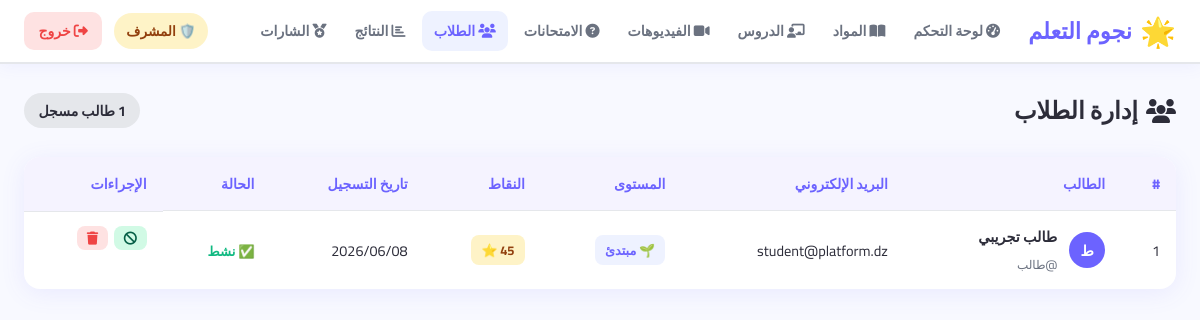
/admin/students (signed in), run on the app's committed database.
### app/models.py (models this page shows, shortened)
class User(UserMixin, db.Model):
    __tablename__ = 'users'
    id            = db.Column(db.Integer, primary_key=True)
    username      = db.Column(db.String(64), unique=True, nullable=False)
    email         = db.Column(db.String(120), unique=True, nullable=False)
    password_hash = db.Column(db.String(256))
    role          = db.Column(db.String(20), default='student')
    full_name     = db.Column(db.String(120))
    points        = db.Column(db.Integer, default=0)
    level         = db.Column(db.Integer, default=1)
    created_at    = db.Column(db.DateTime, default=datetime.utcnow)
    is_active     = db.Column(db.Boolean, default=True)
    attempts  = db.relationship('QuizAttempt',   backref='student', lazy='dynamic')
    progress  = db.relationship('LessonProgress', backref='student', lazy='dynamic')
    badges    = db.relationship('UserBadge',      backref='student', lazy='dynamic')
    def is_admin(self):          return self.role == 'admin'
    def get_level_title(self):
        return {1:'🌱 مبتدئ',2:'⭐ متقدم',3:'🚀 محترف',4:'🏆 خبير',5:'👑 بطل'}.get(self.level,'👑 بطل')

### app/admin/routes.py (the view)
@admin.route('/students')
@admin_required
def students():
    return render_template('admin/students.html',
                           students=User.query.filter_by(role='student').order_by(User.created_at.desc()).all())

### app/admin/routes.py (called while the page is built)
def admin_required(f):
    @wraps(f)
    def decorated(*args, **kwargs):
        if not current_user.is_authenticated or not current_user.is_admin():
            flash('ليس لديك صلاحية الوصول', 'danger')
            return redirect(url_for('student.dashboard'))
        return f(*args, **kwargs)
    return login_required(decorated)

### app/models.py (called while the page is built)
@login_manager.user_loader
def load_user(user_id):
    return User.query.get(int(user_id))

### templates/admin/students.html (shortened to what this page needs)
{% extends "base.html" %}
{% block content %}
<div class="admin-page">
  <div class="admin-header">
    <h1><i class="fas fa-users"></i> إدارة الطلاب</h1>
    <span class="header-count">{{ students|length }} طالب مسجل</span>
  </div>
  <div class="admin-table-wrap">
    <table class="admin-table">
      <thead>
        <tr>
          <th>#</th>
          <th>الطالب</th>
          <th>البريد الإلكتروني</th>
          <th>المستوى</th>
          <th>النقاط</th>
          <th>تاريخ التسجيل</th>
          <th>الحالة</th>
          <th>الإجراءات</th>
        </tr>
      </thead>
      <tbody>
        {% for s in students %}
        <tr>
          <td>{{ loop.index }}</td>
          <td>
            <div class="student-cell">
              <div class="mini-avatar">{{ s.username[0].upper() }}</div>
              <div>
                <strong>{{ s.full_name or s.username }}</strong>
                <br><small class="text-muted">@{{ s.username }}</small>
              </div>
            </div>
          </td>
          <td>{{ s.email }}</td>
          <td>
            <span class="level-badge-sm">{{ s.get_level_title() }}</span>
          </td>
          <td><span class="pts-tag">{{ s.points }} ⭐</span></td>
          <td>{{ s.created_at.strftime('%Y/%m/%d') }}</td>
          <td>
            <span class="status-dot {% if s.is_active %}active{% else %}inactive{% endif %}">
              {% if s.is_active %}✅ نشط{% else %}❌ معطّل{% endif %}
            </span>
          </td>
          <td class="actions-cell">
            <form method="POST" action="{{ url_for('admin.toggle_student', uid=s.id) }}" style="display:inline">
              <button type="submit" class="btn-toggle sm" title="{% if s.is_active %}تعطيل{% else %}تفعيل{% endif %}">
                {% if s.is_active %}<i class="fas fa-ban"></i>{% else %}<i class="fas fa-check"></i>{% endif %}
              </button>
            </form>
            <form method="POST" action="{{ url_for('admin.delete_student', uid=s.id) }}"
                  style="display:inline" onsubmit="return confirm('حذف حساب هذا الطالب نهائياً؟')">
              <button type="submit" class="btn-delete sm"><i class="fas fa-trash"></i></button>
            </form>
          </td>
        </tr>
        {% else %}
        <tr><td colspan="8" class="text-center">لا يوجد طلاب مسجلون بعد</td></tr>
        {% endfor %}
      </tbody>
    </table>
  </div>
</div>
{% endblock %}

### app/static/css/style.css (style rules this page uses)
:root { --primary: #6C63FF; --primary-d: #5549E0; --secondary: #FF6584; --success: #10B981; --warning: #F59E0B; --danger: #EF4444; --info: #3B82F6; --dark: #1E1E2E; --text: #2D2D3A; --text-light: #6B7280; --border: #E5E7EB; --bg: #F8F9FF; --white: #FFFFFF; --nav-h: 64px; --radius: 16px; --shadow: 0 4px 24px rgba(108,99,255,.10); --shadow-lg: 0 8px 40px rgba(108,99,255,.18); --font: 'Cairo', 'Tajawal', sans-serif; }
*, *::before, *::after { box-sizing: border-box; margin: 0; padding: 0; }
html { scroll-behavior: smooth; }
body { font-family: var(--font); background: var(--bg); color: var(--text); direction: rtl; min-height: 100vh; }
button { cursor: pointer; font-family: var(--font); }
.admin-header { display: flex; align-items: center; justify-content: space-between; flex-wrap: wrap; gap: 1rem; margin-bottom: 1.5rem; }
.admin-header h1 { font-size: 1.5rem; font-weight: 900; display: flex; align-items: center; gap: .5rem; }
.header-count { background: var(--border); border-radius: 20px; padding: .3rem .9rem; font-weight: 700; font-size: .88rem; }
.admin-table-wrap { background: var(--white); border-radius: var(--radius); box-shadow: var(--shadow); overflow: hidden; }
.admin-table { width: 100%; border-collapse: collapse; font-size: .9rem; }
.admin-table thead tr { background: #F5F3FF; }
.admin-table th { padding: .85rem 1rem; text-align: right; font-weight: 800; font-size: .88rem; color: var(--primary); }
.admin-table td { padding: .75rem 1rem; border-top: 1px solid var(--border); vertical-align: middle; }
.actions-cell { display: flex; gap: .4rem; align-items: center; }
.text-muted { color: var(--text-light); }
.status-dot { font-size: .82rem; font-weight: 700; }
.status-dot.active { color: var(--success); }
.diff-badge, .q-count-badge, .pass-badge, .pts-tag, .level-badge-sm { display: inline-block; padding: .2rem .65rem; border-radius: 8px; font-size: .8rem; font-weight: 700; }
.pts-tag { background: #FEF3C7; color: #92400E; }
.level-badge-sm { background: #EEF2FF; color: var(--primary); }
.btn-edit, .btn-view, .btn-delete, .btn-toggle, .btn-sm { display: inline-flex; align-items: center; justify-content: center; gap: .3rem; border-radius: 8px; padding: .45rem .85rem; font-weight: 700; font-size: .85rem; border: none; font-family: var(--font); transition: all .2s; }
.btn-delete { background: #FEE2E2; color: var(--danger); }
.btn-toggle { background: #D1FAE5; color: #065F46; }
.btn-edit.sm, .btn-view.sm, .btn-delete.sm, .btn-toggle.sm { padding: .35rem .6rem; font-size: .82rem; }
.student-cell { display: flex; align-items: center; gap: .75rem; }
.mini-avatar { width: 36px; height: 36px; border-radius: 50%; background: var(--primary); color: #fff; font-size: .9rem; font-weight: 900; display: flex; align-items: center; justify-content: center; flex-shrink: 0; }

### app/static/css/adhd.css (style rules this page uses)
:root { --adhd-bg: #F7F8FF; --adhd-surface: #FFFFFF; --adhd-primary: #6C63FF; --adhd-primary-s: #EEF2FF; --adhd-success: #10B981; --adhd-success-s: #D1FAE5; --adhd-warning: #F59E0B; --adhd-warning-s: #FEF3C7; --adhd-danger: #EF4444; --adhd-text: #1A1A2E; --adhd-muted: #64748B; --adhd-border: #E2E8F0; --adhd-shadow: 0 2px 16px rgba(108,99,255,.08); --adhd-shadow-lg: 0 8px 32px rgba(108,99,255,.15); --adhd-radius: 18px; --adhd-transition: .25s cubic-bezier(.4,0,.2,1); --streak-fire: #FF6B35; --streak-cold: #94A3B8; --xp-color: linear-gradient(90deg, #6C63FF, #A78BFA, #F472B6); --fs-sm: 14px; --fs-md: 16px; --fs-lg: 18px; --fs-xl: 22px; --fs-2xl: 28px; --fs-3xl: 36px; }

### data on the page
User: username "ط", full_name "طالب تجريبي", username "طالب", email "student@platform.dz", get_level_title "🌱 مبتدئ", points "45", created_at "2026/06/08", is_active "✅ نشط"

### other printed values
{{ students|length }} "1"
